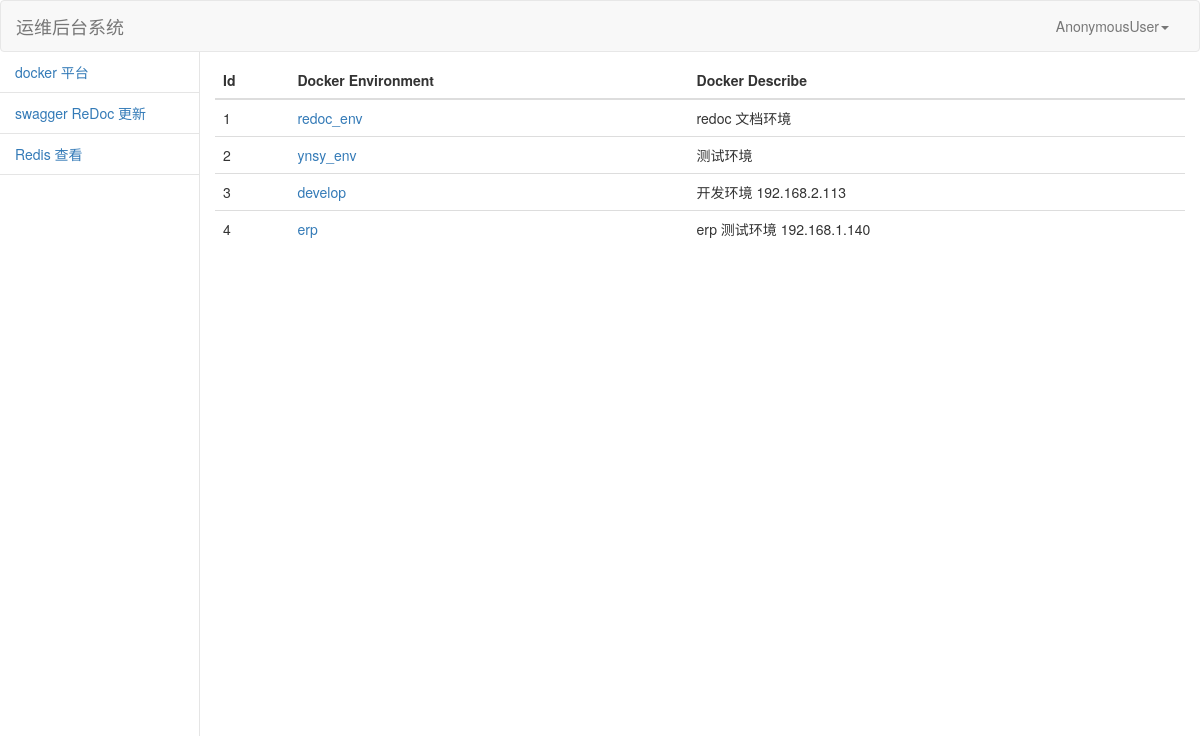
The app's page /index/ with its own data.
### config/models.py (models this page shows, shortened)
class Dockerenv(models.Model):
    envname = models.CharField(max_length=100,default="environment name")
    envdescribe = models.TextField(default="environment describe")

### index/views.py (the view)
# urls.py: path('',include('index.urls')),
def index(request):
    env_status = [value for value in Dockerenv.objects.values_list("envname","envdescribe","id").all()]
    return render(request,'index.html',{"env_status":env_status})

### templates/index.html (shortened to what this page needs)
{% extends 'base.html' %}
{% block body %}
<table class="table table-bordered;table table-hover" style="margin-top: 10px">
    <thead>
        <tr>
            <th>Id</th>
            <th>Docker Environment</th>
            <th>Docker Describe</th>
        </tr>
    </thead>
    <tbody>
        {% for vlaue in env_status %}
            <tr>
                <td>id</td>
                <td><a href="/env/?id={{ vlaue.2 }}">{{ vlaue.0 }}</a></td>
                <td>{{ vlaue.1 }}</td>
            </tr>
        {% endfor %}
    </tbody>
</table>
{% endblock %}

### templates/base.html (shortened to what this page needs)
<!DOCTYPE html>
<html lang="zh-CN"><head><meta http-equiv="Content-Type" content="text/html; charset=UTF-8">
    <link href="/static/css/bootstrap.min.css" rel="stylesheet">
    <link href="/static/css/base.css" rel="stylesheet">
</head>
<body>
<nav style="margin-bottom: auto" class="navbar navbar-default">
  <div class="container-fluid">
    <div class="navbar-header">
      <a class="navbar-brand" href="{% url 'index' %}">运维后台系统</a>
    </div>
    <div class="collapse navbar-collapse" id="bs-example-navbar-collapse-1">
      <ul class="nav navbar-nav navbar-right">
        <li class="dropdown">
          <a href="#" class="dropdown-toggle" data-toggle="dropdown" role="button" aria-haspopup="true" aria-expanded="false">{{ user }}<span class="caret"></span></a>
        </li>
      </ul>
    </div>
  </div>
</nav>
<div class="container-fluid">
    <div class="row">
        <div class="col-md-2" style="padding: 0;position: absolute;float:left;height:90%;border-right:1px solid #e5e5e5;">
            <ul class="nav">
                <li>
                    <a style="border-bottom:1px solid #e5e5e5;" href="{% url 'index' %}">docker 平台</a>
                </li>
                <li>
                    <a style="border-bottom:1px solid #e5e5e5;" href="{% url 'upload' %}">swagger ReDoc 更新</a>
                </li>
                <li>
                    <a style="border-bottom:1px solid #e5e5e5;" href="{% url 'redis_index' %}">Redis 查看</a>
                </li>
            </ul>
        </div>
        <div class="col-md-10" style="background: white;position: absolute;right:0;height: 82%">
            {% block body %}
            {% endblock %}
        </div>
    </div>
</div>
</body>

### records on screen
Dockerenv: envname "redoc_env", envdescribe "redoc 文档环境"
Dockerenv: envname "ynsy_env", envdescribe "测试环境"
Dockerenv: envname "develop", envdescribe "开发环境 192.168.2.113"
Dockerenv: envname "erp", envdescribe "erp 测试环境 192.168.1.140"

### other values on screen
{{ user }} "AnonymousUser"
